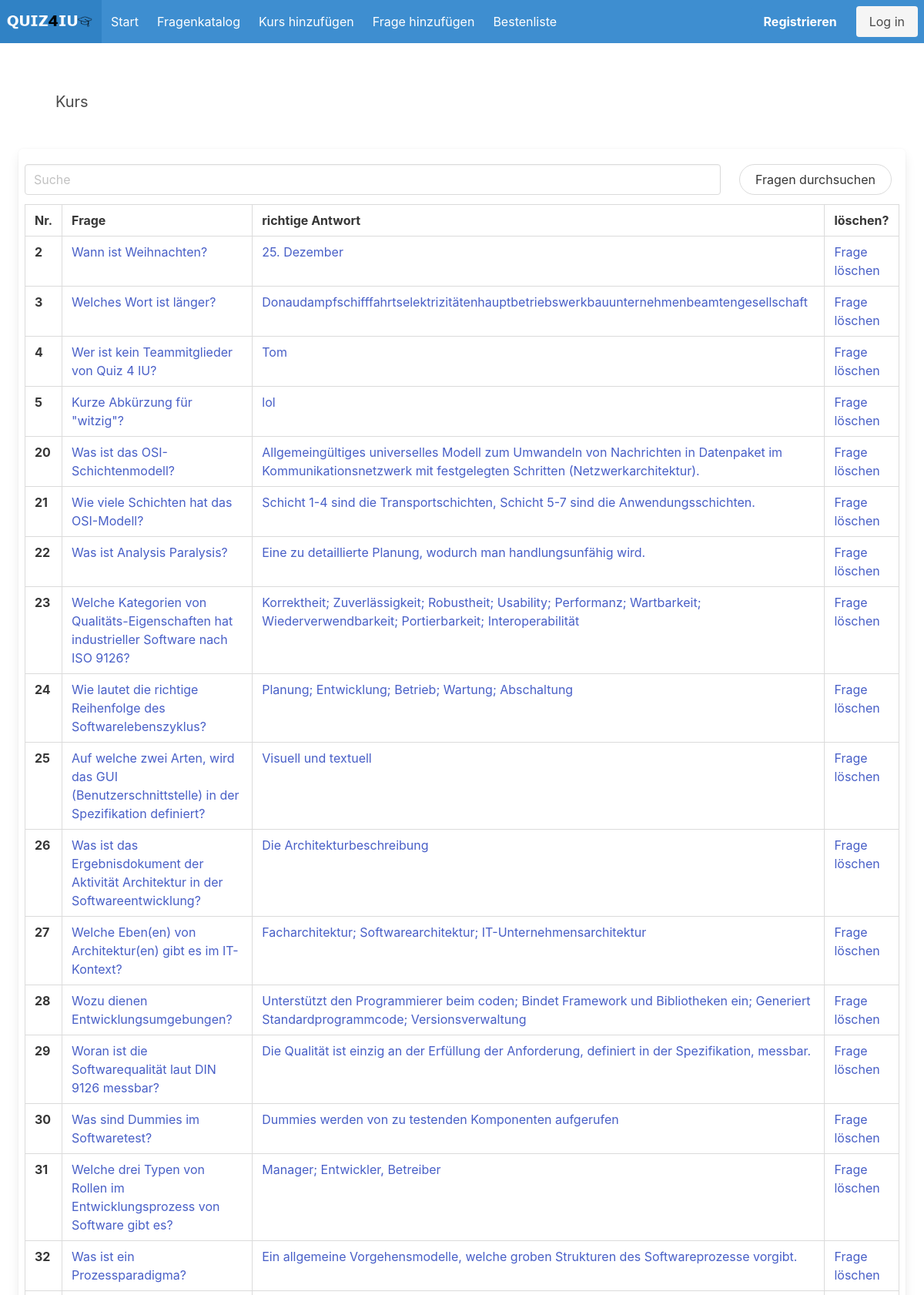
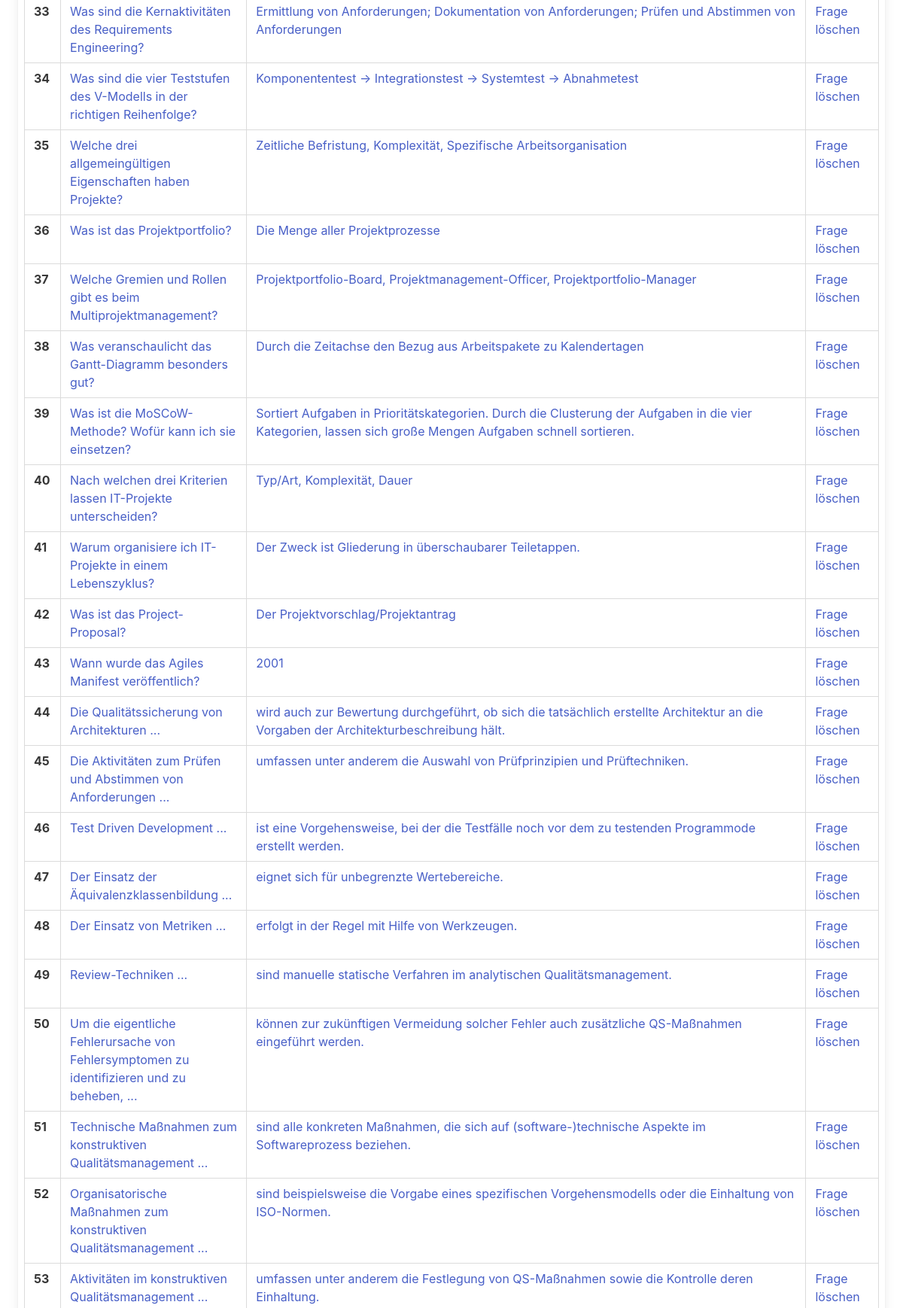
The app's page /quiz/fragenkatalog/ (upper part) with its own data (2 pictures, top to bottom).
### quiz/models.py (models this page shows, shortened)
class Question(models.Model):
    category = models.ForeignKey(Category, on_delete=models.CASCADE,default=getdefault)
    question = models.TextField()
    answer_correct = models.CharField(max_length = 200)
    answer_wrong_1 = models.CharField(max_length = 200)
    answer_wrong_2 = models.CharField(max_length = 200)
    answer_wrong_3 = models.CharField(max_length = 200)
    answer_reason_1 = models.CharField(max_length = 200)
    answer_reason_2 = models.CharField(max_length = 200)
    answer_reason_3 = models.CharField(max_length = 200)
    date = models.DateTimeField(auto_now_add=True)

### quiz/views.py (the view)
# urls.py: path('fragenkatalog/',views.fragenkatalog, name="fragenkatalog"),
def fragenkatalog(request):
    questions = Question.objects.all().order_by('date')
    return render(request, 'fragenkatalog.html', {'questions':questions})

### quiz/templates/fragenkatalog.html (shortened to what this page needs)
{% extends 'base_layout.html' %}
{% block content %}
<section class="section">
    <p class="subtitle">
      Kurs
    </p>
</section>
<div="px-2">
<div class="box px-2">
  <form method="GET" action="">
    <div class="columns">
      <div class="column is-four-fifths">
        <input class="input mb-3" type="text" placeholder="Suche" name="q">
      </div>
      <div class="column">
        <button class="button is-rounded mb-3" type="submit">Fragen durchsuchen</button>
      </div>
    </div>
  </form>
  <table class="table is-hoverable is-bordered">
    <thead>
        <tr>
          <th>Nr.</th>
          <th>Frage</th>
          <th>richtige Antwort</th>
          <th>löschen?</th>
          </tr>
    </thead>
    <tbody>
      {% for question in questions %}
      <tr>
          <th>{{question.id}}</th>
          <td class="tdOverflowBig"><a href="{% url 'update_question' question.id %}">{{question.question}}</a></td>
          <td class="tdOverflow"><a href="{% url 'update_question' question.id %}">{{question.answer_correct}}</a></td>
          <td><a href="{% url 'delete_question' question.id %}">Frage löschen</a></td>
      </tr>
    </tbody>
    {% endfor%}
  </table>
</div>
</div>
{% endblock %}

### records on screen
Question: id "2", question "Wann ist Weihnachten?", answer_correct "25. Dezember"
Question: id "3", question "Welches Wort ist länger?", answer_correct "Donaudampfschifffahrtselektrizitätenhauptbetriebswerkbauunternehmenbeamtengesellschaft"
Question: id "4", question "Wer ist kein Teammitglieder von Quiz 4 IU?", answer_correct "Tom"
Question: id "5", question "Kurze Abkürzung für \"witzig\"?", answer_correct "lol"
Question: id "20", question "Was ist das OSI-Schichtenmodell?", answer_correct "Allgemeingültiges universelles Modell zum Umwandeln von Nachrichten in Datenpaket im Kommunikationsnetzwerk mit festgelegten Schritten (Netzwerkarchitektur)."
Question: id "21", question "Wie viele Schichten hat das OSI-Modell?", answer_correct "Schicht 1-4 sind die Transportschichten, Schicht 5-7 sind die Anwendungsschichten."
Question: id "22", question "Was ist Analysis Paralysis?", answer_correct "Eine zu detaillierte Planung, wodurch man handlungsunfähig wird."
Question: id "23", question "Welche Kategorien von Qualitäts-Eigenschaften hat industrieller Software nach ISO 9126?", answer_correct "Korrektheit; Zuverlässigkeit; Robustheit; Usability; Performanz; Wartbarkeit; Wiederverwendbarkeit; Portierbarkeit; Interoperabilität"
Question: id "24", question "Wie lautet die richtige Reihenfolge des Softwarelebenszyklus?", answer_correct "Planung; Entwicklung; Betrieb; Wartung; Abschaltung"
Question: id "25", question "Auf welche zwei Arten, wird das GUI (Benutzerschnittstelle) in der Spezifikation definiert?", answer_correct "Visuell und textuell"
Question: id "26", question "Was ist das Ergebnisdokument der Aktivität Architektur in der Softwareentwicklung?", answer_correct "Die Architekturbeschreibung"
Question: id "27", question "Welche Eben(en) von Architektur(en) gibt es im IT-Kontext?", answer_correct "Facharchitektur; Softwarearchitektur; IT-Unternehmensarchitektur"
Question: id "28", question "Wozu dienen Entwicklungsumgebungen?", answer_correct "Unterstützt den Programmierer beim coden; Bindet Framework und Bibliotheken ein; Generiert Standardprogrammcode; Versionsverwaltung"
Question: id "29", question "Woran ist die Softwarequalität laut DIN 9126 messbar?", answer_correct "Die Qualität ist einzig an der Erfüllung der Anforderung, definiert in der Spezifikation, messbar."
Question: id "30", question "Was sind Dummies im Softwaretest?", answer_correct "Dummies werden von zu testenden Komponenten aufgerufen"
Question: id "31", question "Welche drei Typen von Rollen im Entwicklungsprozess von Software gibt es?", answer_correct "Manager; Entwickler, Betreiber"
Question: id "32", question "Was ist ein Prozessparadigma?", answer_correct "Ein allgemeine Vorgehensmodelle, welche groben Strukturen des Softwareprozesse vorgibt."
Question: id "33", question "Was sind die Kernaktivitäten des Requirements Engineering?", answer_correct "Ermittlung von Anforderungen; Dokumentation von Anforderungen; Prüfen und Abstimmen von Anforderungen"
Question: id "34", question "Was sind die vier Teststufen des V-Modells in der richtigen Reihenfolge?", answer_correct "Komponententest -> Integrationstest -> Systemtest -> Abnahmetest"
Question: id "35", question "Welche drei allgemeingültigen Eigenschaften haben Projekte?", answer_correct "Zeitliche Befristung, Komplexität, Spezifische Arbeitsorganisation"
Question: id "36", question "Was ist das Projektportfolio?", answer_correct "Die Menge aller Projektprozesse"
Question: id "37", question "Welche Gremien und Rollen gibt es beim Multiprojektmanagement?", answer_correct "Projektportfolio-Board, Projektmanagement-Officer, Projektportfolio-Manager"
Question: id "38", question "Was veranschaulicht das Gantt-Diagramm besonders gut?", answer_correct "Durch die Zeitachse den Bezug aus Arbeitspakete zu Kalendertagen"
Question: id "39", question "Was ist die MoSCoW-Methode? Wofür kann ich sie einsetzen?", answer_correct "Sortiert Aufgaben in Prioritätskategorien. Durch die Clusterung der Aufgaben in die vier Kategorien, lassen sich große Mengen Aufgaben schnell sortieren."
Question: id "40", question "Nach welchen drei Kriterien lassen IT-Projekte unterscheiden?", answer_correct "Typ/Art, Komplexität, Dauer"
Question: id "41", question "Warum organisiere ich IT-Projekte in einem Lebenszyklus?", answer_correct "Der Zweck ist Gliederung in überschaubarer Teiletappen."
Question: id "42", question "Was ist das Project-Proposal?", answer_correct "Der Projektvorschlag/Projektantrag"
Question: id "43", question "Wann wurde das Agiles Manifest veröffentlich?", answer_correct "2001"
Question: id "44", question "Die Qualitätssicherung von Architekturen ...", answer_correct "wird auch zur Bewertung durchgeführt, ob sich die tatsächlich erstellte Architektur an die Vorgaben der Architekturbeschreibung hält."
Question: id "45", question "Die Aktivitäten zum Prüfen und Abstimmen von Anforderungen ...", answer_correct "umfassen unter anderem die Auswahl von Prüfprinzipien und Prüftechniken."
Question: id "46", question "Test Driven Development ...", answer_correct "ist eine Vorgehensweise, bei der die Testfälle noch vor dem zu testenden Programmode erstellt werden."
Question: id "47", question "Der Einsatz der Äquivalenzklassenbildung ...", answer_correct "eignet sich für unbegrenzte Wertebereiche."
Question: id "48", question "Der Einsatz von Metriken ...", answer_correct "erfolgt in der Regel mit Hilfe von Werkzeugen."
Question: id "49", question "Review-Techniken ...", answer_correct "sind manuelle statische Verfahren im analytischen Qualitätsmanagement."
Question: id "50", question "Um die eigentliche Fehlerursache von Fehlersymptomen zu identifizieren und zu beheben, ...", answer_correct "können zur zukünftigen Vermeidung solcher Fehler auch zusätzliche QS-Maßnahmen eingeführt werden."
Question: id "51", question "Technische Maßnahmen zum konstruktiven Qualitätsmanagement ...", answer_correct "sind alle konkreten Maßnahmen, die sich auf (software-)technische Aspekte im Softwareprozess beziehen."
Question: id "52", question "Organisatorische Maßnahmen zum konstruktiven Qualitätsmanagement ...", answer_correct "sind beispielsweise die Vorgabe eines spezifischen Vorgehensmodells oder die Einhaltung von ISO-Normen."
Question: id "53", question "Aktivitäten im konstruktiven Qualitätsmanagement ...", answer_correct "umfassen unter anderem die Festlegung von QS-Maßnahmen sowie die Kontrolle deren Einhaltung."
